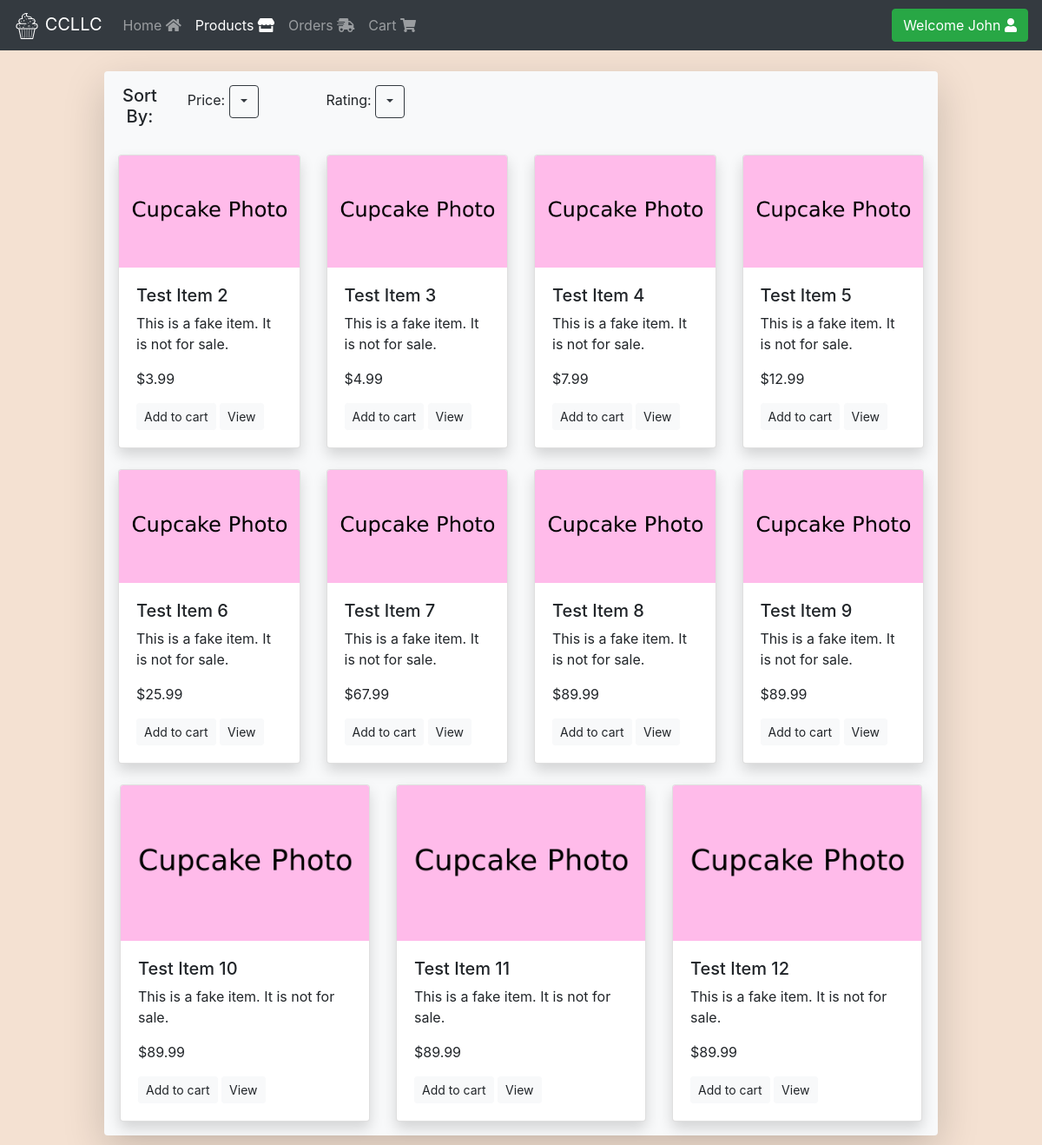
/products.php (signed in), run on the app's committed database.
### tables this page shows
CREATE TABLE productTest (
  prod_id int(10) NOT NULL AUTO_INCREMENT,
  name varchar(25) NOT NULL,
  description varchar(100) NOT NULL,
  price decimal(8,2) NOT NULL,
  is_live BOOLEAN NOT NULL default 1,
  PRIMARY KEY (prod_id)
);

### src/backend/db.php (called while the page is built, shortened)
<?php
class db{
  private $servername = "172.17.0.1";
  private $username = "webuser";
  private $userpass = "webpass";
  private $dbname = "ism452";
  private $conn;
  private function initConnection(){
    $this->conn = new mysqli($this->servername, $this->username, $this->userpass, $this->dbname);
  }
  public function queryDatabase($sqlStatement){
    $result = $this->conn->query($sqlStatement);
    return $result;
  }
}
?>

### src/products.php (the view, shortened to what this page needs)
<!DOCTYPE html>
<html lang="en" dir="ltr">
  <head>
    <link rel="stylesheet" href="https://stackpath.bootstrapcdn.com/bootstrap/4.3.1/css/bootstrap.min.css">
    <link rel="stylesheet" href="https://use.fontawesome.com/releases/v5.7.2/css/all.css">
    <link rel="stylesheet" href="/css/master.css">
  </head>
  <body>
    <?php
    include 'backend/navbar.php';
    include 'alert.php';
    ?>
    <div class="container-fluid shadow-lg p-3 mb-5 bg-light rounded">
      <div class="row">
        <div class="col-1" style="text-align:center">
          <h5>Sort By:</h5>
        </div>
        <div class="col-2 mx-auto" style="text-align:left">
          <div class="dropdown">
            Price:
            <button class="btn btn-outline-dark dropdown-toggle" type="button" data-toggle="dropdown" id="priceFilter"></button>
          </div>
        </div>
        <div class="col-2" style="text-align:left">
          <div class="dropdown">
            Rating:
            <button class="btn btn-outline-dark dropdown-toggle" type="button" data-toggle="dropdown" id="ratingFilter"></button>
          </div>
        </div>
        <div class="col">
        </div>
      </div>
      <br>
        <?php
        include 'backend/db.php';
        $db = new db;
        $sql="SELECT * FROM productTest";
        $result = $db->queryDatabase($sql);
        if ($result->num_rows > 0) {
          while($row = $result->fetch_assoc()) {
            if ($row["is_live"] == true) {
              if ($GLOBALS['counter'] == 0) {
                echo '<div class="row">
                        <div class="card-deck mx-auto">';
              }
              echo '<div class="card shadow" style="width: 18rem;">
                        <img src="img/CardPlaceholder.png" class="card-img-top"></img>
                        <div class="card-body">
                          <h5>'.$row["name"].'</h5>
                          <p>'.$row["description"].'</p>
                          <p>$'.$row["price"].'</p>
                          <button class="btn btn-sm btn-light" onClick="addtoCart('.$row["prod_id"].')">Add to cart</button>
                          <a class="btn btn-sm btn-light" href="product.php?id='.$row["prod_id"].'">View</a>
                        </div>
                      </div>';
              if ($GLOBALS['counter'] == 3) {
                echo '</div></div><br>';
              } else {
                $GLOBALS['counter'] +=1;
              }
            }
          }
        }
        ?>
    </div>
  </body>
</html>

### src/css/master.css (style rules this page uses)
body { background-color: #f4e1d2; }
.container-fluid { max-width: 80% !important; }

### data on the page
producttest: is_live 1 (drawn), name "Test Item 2", description "This is a fake item. It is not for sale.", price "3.99"
producttest: is_live 1 (drawn), name "Test Item 3", description "This is a fake item. It is not for sale.", price "4.99"
producttest: is_live 1 (drawn), name "Test Item 4", description "This is a fake item. It is not for sale.", price "7.99"
producttest: is_live 1 (drawn), name "Test Item 5", description "This is a fake item. It is not for sale.", price "12.99"
producttest: is_live 1 (drawn), name "Test Item 6", description "This is a fake item. It is not for sale.", price "25.99"
producttest: is_live 1 (drawn), name "Test Item 7", description "This is a fake item. It is not for sale.", price "67.99"
producttest: is_live 1 (drawn), name "Test Item 8", description "This is a fake item. It is not for sale.", price "89.99"
producttest: is_live 1 (drawn), name "Test Item 9", description "This is a fake item. It is not for sale.", price "89.99"
producttest: is_live 1 (drawn), name "Test Item 10", description "This is a fake item. It is not for sale.", price "89.99"
producttest: is_live 1 (drawn), name "Test Item 11", description "This is a fake item. It is not for sale.", price "89.99"
producttest: is_live 1 (drawn), name "Test Item 12", description "This is a fake item. It is not for sale.", price "89.99"

### other printed values
$_COOKIE["user"] "John"
